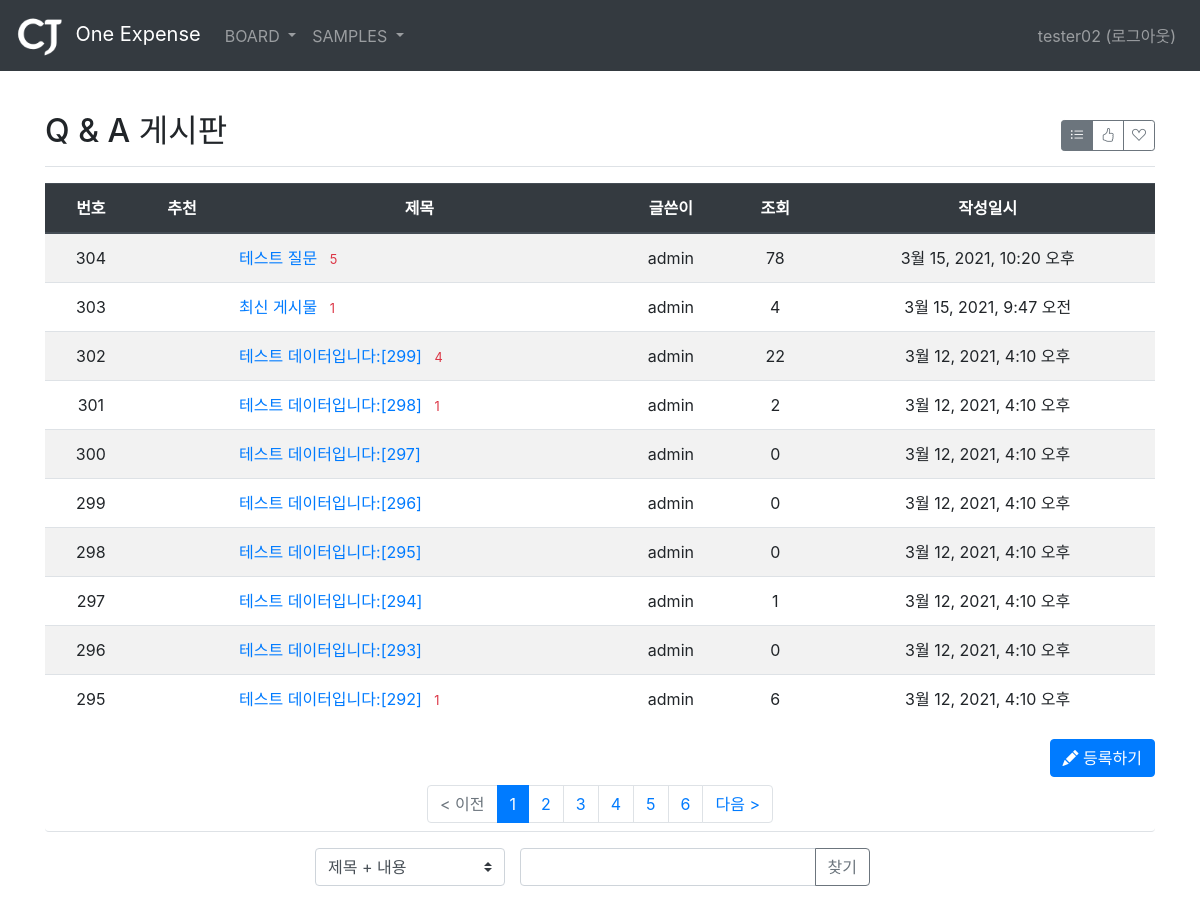
Screenshot of /board/board/1/ (signed in) with the database file from the repository.
### common/models.py (models this page shows)
class Menu(models.Model):
    title = models.CharField(max_length=50)
    remark = models.TextField()
    sort_no = models.IntegerField()

### board/models.py (models this page shows, shortened)
class Board(models.Model):
    menu = models.ForeignKey(Menu, on_delete=models.CASCADE, related_name='menu_board')
    author = models.ForeignKey(User, on_delete=models.CASCADE, related_name='author_board')
    subject = models.CharField(max_length=200)
    content = models.TextField()
    hit_count = models.IntegerField(default=0)
    create_date = models.DateTimeField()
    modify_date = models.DateTimeField(null=True, blank=True)
    voter = models.ManyToManyField(User, related_name='voter_board')

### board/views/base_views.py (the view, shortened to what this page needs)
# urls.py: path('board/<int:menu_id>/', base_views.list, name='list'),
@login_required(login_url='common:login')
def list(request, menu_id):
    page = request.GET.get('page', '1')  # 페이지
    op = request.GET.get('op', 'a')  # 검색기준
    kw = request.GET.get('kw', '')  # 검색어
    so = request.GET.get('so', 'recent')  # 정렬기준
    if so == 'recommend':
        board_list = Board.objects.filter(menu=menu_id).annotate(num_voter=Count('voter')).order_by('-num_voter', '-create_date')
    elif so == 'popular':
        board_list = Board.objects.filter(menu=menu_id).annotate(num_reply=Count('reply')).order_by('-num_reply', '-create_date')
    else:  # recent
        board_list = Board.objects.filter(menu=menu_id).order_by('-create_date')
    print('-----------------------------')
    print(op)
    paginator = Paginator(board_list, 10)  # 페이지당 10개씩 보여주기
    page_obj = paginator.get_page(page)
    menu = Menu.objects.get(id=menu_id)
    context = {'board_list': page_obj, 'page': page, 'kw': kw, 'so': so, 'op': op, 'menu': menu}
    return render(request, 'board/board_list.html', context)

### board/templatetags/board_filter.py (called while the page is built)
@register.filter
def sub(value, arg):
    return value - arg

### templates/board/board_list.html (shortened to what this page needs)
{% extends 'base.html' %}
{% load board_filter %}
{% block content %}
<div class="container my-3" style="padding-top:80px">
    <div class="d-flex justify-content-between flex-wrap flex-md-nowrap align-items-center pt-3 pb-2 mb-3 border-bottom py-2">
		<h1 class="h2">{{ menu.title }}</h1>
		<div class="btn-toolbar mb-2 mb-md-0">
            <div class="btn-group" role="group">
                <button type="button" class="btn btn-sm btn-outline-secondary so {% if so == 'recent' %}active{% endif %}" data-so="recent"  data-original-title="최신순">
                    <i class="bi bi-list-ul"></i>
                </button>
                <button type="button" class="btn btn-sm btn-outline-secondary so {% if so == 'recommend' %}active{% endif %}" data-so="recommend" data-original-title="추천순">
                    <i class="bi bi-hand-thumbs-up"></i>
                </button>
                <button type="button" class="btn btn-sm btn-outline-secondary so {% if so == 'popular' %}active{% endif %}" data-so="popular" data-original-title="인기순">
                    <i class="bi bi-suit-heart"></i>
                </button>
            </div>
		</div>
	</div>
    <table class="table table-striped">
        <thead>
        <tr class="text-center thead-dark">
            <th class="text-center">번호</th>
            <th class="text-center">추천</th>
            <th class="text-center">제목</th>
            <th class="text-center">글쓴이</th>
            <th class="text-center">조회</th>
            <th class="text-center">작성일시</th>
        </tr>
        </thead>
        <tbody>
        {% if board_list %}
        {% for board in board_list %}
        <tr class="text-center">
            <td>
                {{ board_list.paginator.count|sub:board_list.start_index|sub:forloop.counter0|add:1 }}
            </td>
            <td>
            </td>
            <td class="text-left">
                <a href="{% url 'board:detail' board.id %}">{{ board.subject }}</a>
                {% if board.reply_set.count > 0 %}
                <span class="text-danger small ml-2">{{ board.reply_set.count }}</span>
                {% endif %}
            </td>
            <td>{{ board.author.username }}</td>
            <td>{{ board.hit_count }}</td>
            <td>{{ board.create_date }}</td>
        </tr>
        {% endfor %}
        {% else %}
        <tr>
            <td colspan="6" class="text-center">게시물이 없습니다.</td>
        </tr>
        {% endif %}
        </tbody>
    </table>
    <div class="btn-toolbar justify-content-end">
        <a href="{% url 'board:board_create' menu.id %}" class="btn btn-primary"><i class="bi bi-pencil-fill"></i> 등록하기</a>
    </div>
    <ul class="pagination justify-content-center border-bottom py-2">
        {% if board_list.has_previous %}
        <li class="page-item">
           <a class="page-link" data-page="{{ board_list.previous_page_number }}" href="#">< 이전</a>
        </li>
        {% else %}
        <li class="page-item disabled">
            <a class="page-link" tabindex="-1" aria-disabled="true" href="#">< 이전</a>
        </li>
        {% endif %}
        {% for page_number in board_list.paginator.page_range %}
            {% if page_number >= board_list.number|add:-5 and page_number <= board_list.number|add:5 %}
                {% if page_number == board_list.number %}
                <li class="page-item active" aria-current="page">
                    <a class="page-link" data-page="{{ page_number }}" href="#">{{ page_number }}</a>
                </li>
                {% else %}
                <li class="page-item">
                    <a class="page-link" data-page="{{ page_number }}" href="#">{{ page_number }}</a>
                </li>
                {% endif %}
            {% endif %}
        {% endfor %}
        {% if board_list.has_next %}
        <li class="page-item">
            <a class="page-link" data-page="{{ board_list.next_page_number }}" href="#">다음 ></a>
        </li>
        {% else %}
        <li class="page-item disabled">
            <a class="page-link" tabindex="-1" aria-disabled="true" href="#">다음 ></a>
        </li>
        {% endif %}
    </ul>
    <div class="row justify-content-center my-3">
        <select id="options" class="col-2 custom-select d-block">
            <option value="a" {% if op == 'a' %}selected{% endif %}>제목 + 내용</option>
        </select>
        <div class="col-4 input-group">
            <input type="text" class="form-control kw" value="{{ kw|default_if_none:'' }}">
            <div class="input-group-append">
                <button class="btn btn-outline-secondary" type="button" id="btn_search">찾기</button>
            </div>
        </div>
    </div>
</div>
{% endblock %}

### templates/navbar.html (shortened to what this page needs)
{% load static %}
<header>
    <nav class="navbar navbar-expand-md navbar-dark fixed-top bg-dark">
        <a class="navbar-brand" href="/">
            <img src="{% static '/images/logo_cj_white.png' %}" class="img-fluid" style="height:45px; padding-right:5px"> One Expense
        </a>
        <div class="collapse navbar-collapse" id="navbarCollapse">
            <ul class="navbar-nav mr-auto">
                <li class="nav-item dropdown">
                    {% if user.is_authenticated %}
                    <a class="nav-link dropdown-toggle" href="{% url 'board:list' 1 %}" data-toggle="dropdown"> BOARD </a>
                    {% endif %}
                </li>
                <li class="nav-item dropdown">
                    {% if user.is_authenticated %}
                    <a class="nav-link dropdown-toggle" href="{% url 'board:list' 1 %}" data-toggle="dropdown"> SAMPLES </a>
                    {% endif %}
                </li>
            </ul>
            <ul class="navbar-nav">
                <li class="nav-item">
                    {% if user.is_authenticated %}
                    <a class="nav-link" href="{% url 'common:logout' %}">{{ user.username }} (로그아웃)</a>
                    {% else %}
                    <a class="nav-link" href="{% url 'common:login' %}">로그인</a>
                    {% endif %}
                </li>
            </ul>
        </div>
    </nav>
</header>

### rows the page displays
Menu: title "Q & A 게시판"
Board: paginator.count|sub "304", subject "테스트 질문", reply_set.count "5", author.username "admin", hit_count "78", create_date "3월 15, 2021, 10:20 오후"
Board: paginator.count|sub "303", subject "최신 게시물", reply_set.count "1", author.username "admin", hit_count "4", create_date "3월 15, 2021, 9:47 오전"
Board: paginator.count|sub "302", subject "테스트 데이터입니다:[299]", reply_set.count "4", author.username "admin", hit_count "22", create_date "3월 12, 2021, 4:10 오후"
Board: paginator.count|sub "301", subject "테스트 데이터입니다:[298]", reply_set.count "1", author.username "admin", hit_count "2", create_date "3월 12, 2021, 4:10 오후"
Board: paginator.count|sub "300", subject "테스트 데이터입니다:[297]", author.username "admin", hit_count "0", create_date "3월 12, 2021, 4:10 오후"
Board: paginator.count|sub "299", subject "테스트 데이터입니다:[296]", author.username "admin", hit_count "0", create_date "3월 12, 2021, 4:10 오후"
Board: paginator.count|sub "298", subject "테스트 데이터입니다:[295]", author.username "admin", hit_count "0", create_date "3월 12, 2021, 4:10 오후"
Board: paginator.count|sub "297", subject "테스트 데이터입니다:[294]", author.username "admin", hit_count "1", create_date "3월 12, 2021, 4:10 오후"
Board: paginator.count|sub "296", subject "테스트 데이터입니다:[293]", author.username "admin", hit_count "0", create_date "3월 12, 2021, 4:10 오후"
Board: paginator.count|sub "295", subject "테스트 데이터입니다:[292]", reply_set.count "1", author.username "admin", hit_count "6", create_date "3월 12, 2021, 4:10 오후"

### other values shown
{{ user.username }} "tester02"
{{ page_number }} "1"
{{ page_number }} "2" "3" "4" "5" "6"
